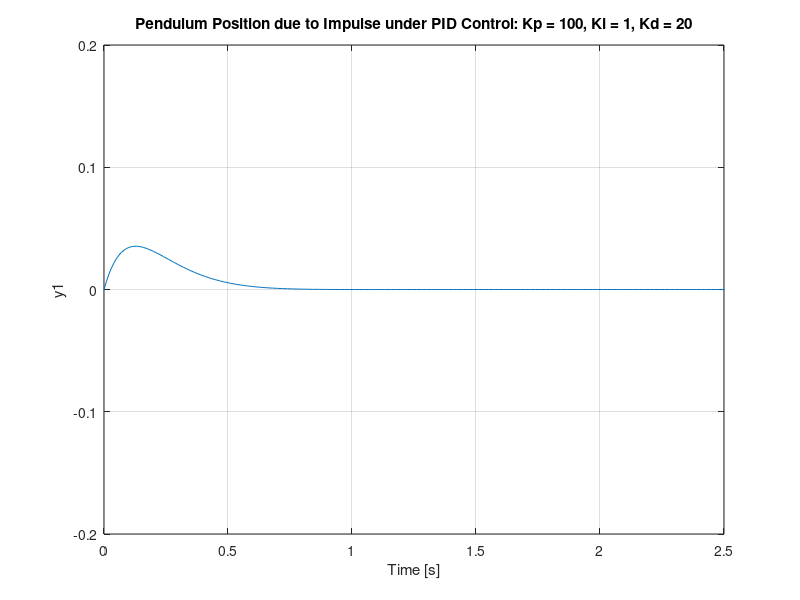

Here is the MATLAB script that generated this plot:
M = 1;
m = 0.1;
b = 0.1;
l = 1;
g = 9.8;

I = m*(l^2)/3;

q = (M+m)*(I+m*l^2)-(m*l)^2;
s = tf('s');
P_pend = (m*l*s/q)/(s^3 + (b*(I + m*l^2))*s^2/q - ((M + m)*m*g*l)*s/q - b*m*g*l/q);

Kp = 100;
Ki = 1;
Kd = 20;
C = pid(Kp,Ki,Kd);
T = feedback(P_pend,C);

t1=0:0.01:10;
impulse(T,t1)
axis([0, 2.5, -0.2, 0.2]);
title('Pendulum Position due to Impulse under PID Control: Kp = 100, Ki = 1, Kd = 20');
%{
P_cart = (((I+m*l^2)/q)*s^2 - (m*g*l/q))/(s^4 + (b*(I + m*l^2))*s^3/q - ((M + m)*m*g*l)*s^2/q - b*m*g*l*s/q);
T2 = feedback(1,P_pend*C)*P_cart;
t2 = 0:0.01:5;
impulse(T2, t2);
title('Cart Position to an Impulse under PID Control: Kp = 100, Ki = 1, Kd = 20');
%}